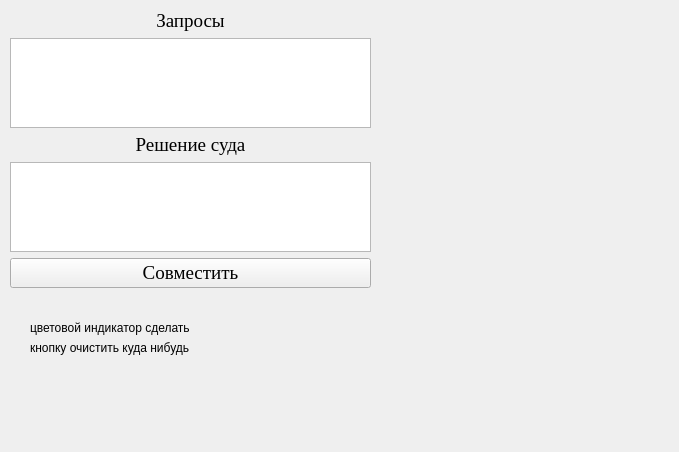
<?xml version="1.0" encoding="UTF-8"?>
<ui version="4.0">
 <class>MainWindow</class>
 <widget class="QMainWindow" name="MainWindow">
  <property name="geometry">
   <rect>
    <x>0</x>
    <y>0</y>
    <width>679</width>
    <height>452</height>
   </rect>
  </property>
  <property name="windowTitle">
   <string>MainWindow</string>
  </property>
  <widget class="QWidget" name="centralwidget">
   <widget class="QWidget" name="verticalLayoutWidget">
    <property name="geometry">
     <rect>
      <x>10</x>
      <y>10</y>
      <width>361</width>
      <height>278</height>
     </rect>
    </property>
    <property name="font">
     <font>
      <family>Times New Roman</family>
      <pointsize>14</pointsize>
     </font>
    </property>
    <layout class="QVBoxLayout" name="verticalLayout">
     <item>
      <widget class="QLabel" name="label">
       <property name="font">
        <font>
         <family>Times New Roman</family>
         <pointsize>14</pointsize>
        </font>
       </property>
       <property name="mouseTracking">
        <bool>true</bool>
       </property>
       <property name="styleSheet">
        <string notr="true">#Label{
border : black, solid;
}</string>
       </property>
       <property name="text">
        <string>Запросы</string>
       </property>
       <property name="alignment">
        <set>Qt::AlignCenter</set>
       </property>
      </widget>
     </item>
     <item>
      <widget class="QListWidget" name="listWidget">
       <property name="font">
        <font>
         <family>Times New Roman</family>
         <pointsize>12</pointsize>
        </font>
       </property>
       <property name="mouseTracking">
        <bool>false</bool>
       </property>
       <property name="styleSheet">
        <string notr="true"/>
       </property>
       <property name="dragDropMode">
        <enum>QAbstractItemView::DragDrop</enum>
       </property>
      </widget>
     </item>
     <item>
      <widget class="QLabel" name="label_2">
       <property name="font">
        <font>
         <family>Times New Roman</family>
         <pointsize>14</pointsize>
        </font>
       </property>
       <property name="mouseTracking">
        <bool>true</bool>
       </property>
       <property name="text">
        <string>Решение суда</string>
       </property>
       <property name="alignment">
        <set>Qt::AlignCenter</set>
       </property>
      </widget>
     </item>
     <item>
      <widget class="QListWidget" name="listWidget_2">
       <property name="font">
        <font>
         <family>Times New Roman</family>
         <pointsize>16</pointsize>
        </font>
       </property>
       <property name="mouseTracking">
        <bool>false</bool>
       </property>
       <property name="dragDropMode">
        <enum>QAbstractItemView::DragDrop</enum>
       </property>
      </widget>
     </item>
     <item>
      <widget class="QPushButton" name="bttnCon">
       <property name="font">
        <font>
         <family>Times New Roman</family>
         <pointsize>14</pointsize>
        </font>
       </property>
       <property name="text">
        <string>Совместить</string>
       </property>
      </widget>
     </item>
    </layout>
   </widget>
   <widget class="QLabel" name="label_3">
    <property name="geometry">
     <rect>
      <x>30</x>
      <y>320</y>
      <width>471</width>
      <height>16</height>
     </rect>
    </property>
    <property name="text">
     <string>цветовой индикатор сделать</string>
    </property>
   </widget>
   <widget class="QLabel" name="label_4">
    <property name="geometry">
     <rect>
      <x>30</x>
      <y>340</y>
      <width>471</width>
      <height>16</height>
     </rect>
    </property>
    <property name="text">
     <string>кнопку очистить куда нибудь</string>
    </property>
   </widget>
  </widget>
 </widget>
 <resources/>
 <connections/>
</ui>
